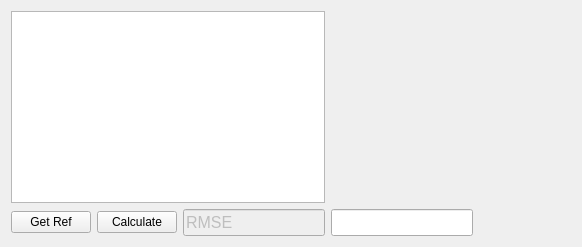
          <widget class="QWidget" name="tab_4">
           <attribute name="title">
            <string>I Value</string>
           </attribute>
           <layout class="QGridLayout" name="gridLayout_36">
            <item row="3" column="1">
             <widget class="QPushButton" name="Iv_calc_cal">
              <property name="text">
               <string>Calculate</string>
              </property>
             </widget>
            </item>
            <item row="3" column="3">
             <widget class="QLineEdit" name="Ivalue_RMSE_text">
              <property name="font">
               <font>
                <pointsize>12</pointsize>
               </font>
              </property>
             </widget>
            </item>
            <item row="0" column="3" colspan="4">
             <widget class="QWidget" name="Ivalue_plot_1" native="true"/>
            </item>
            <item row="1" column="3" colspan="4">
             <widget class="QWidget" name="Ivalue_plot_2" native="true"/>
            </item>
            <item row="3" column="2">
             <widget class="QLineEdit" name="Ivalue_RMSE">
              <property name="enabled">
               <bool>false</bool>
              </property>
              <property name="font">
               <font>
                <pointsize>12</pointsize>
               </font>
              </property>
              <property name="text">
               <string>RMSE</string>
              </property>
             </widget>
            </item>
            <item row="3" column="6">
             <spacer name="horizontalSpacer">
              <property name="orientation">
               <enum>Qt::Orientation::Horizontal</enum>
              </property>
              <property name="sizeHint" stdset="0">
               <size>
                <width>40</width>
                <height>20</height>
               </size>
              </property>
             </spacer>
            </item>
            <item row="3" column="0">
             <widget class="QPushButton" name="Iv_get_ref">
              <property name="text">
               <string>Get Ref</string>
              </property>
             </widget>
            </item>
            <item row="0" column="0" rowspan="2" colspan="3">
             <widget class="QTableWidget" name="tableIv"/>
            </item>
            <item row="3" column="4">
             <spacer name="horizontalSpacer_26">
              <property name="orientation">
               <enum>Qt::Orientation::Horizontal</enum>
              </property>
              <property name="sizeHint" stdset="0">
               <size>
                <width>40</width>
                <height>20</height>
               </size>
              </property>
             </spacer>
            </item>
           </layout>
          </widget>
